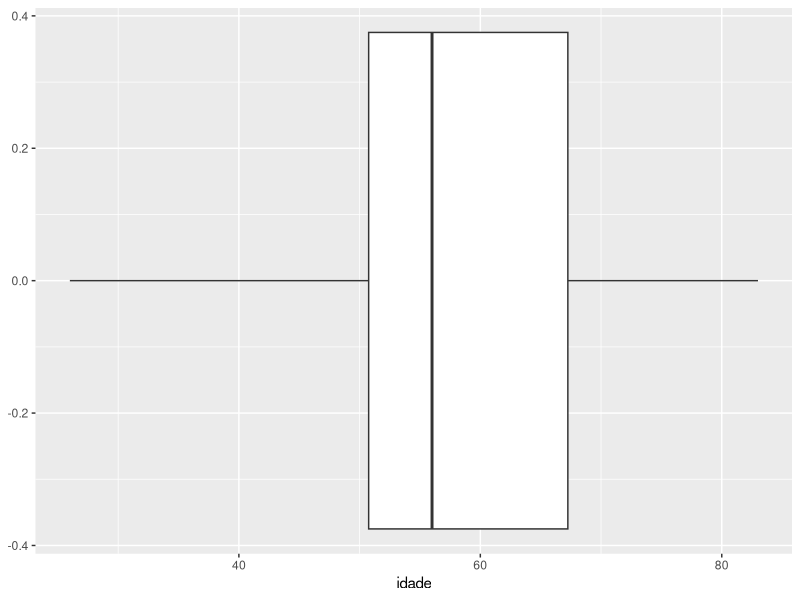
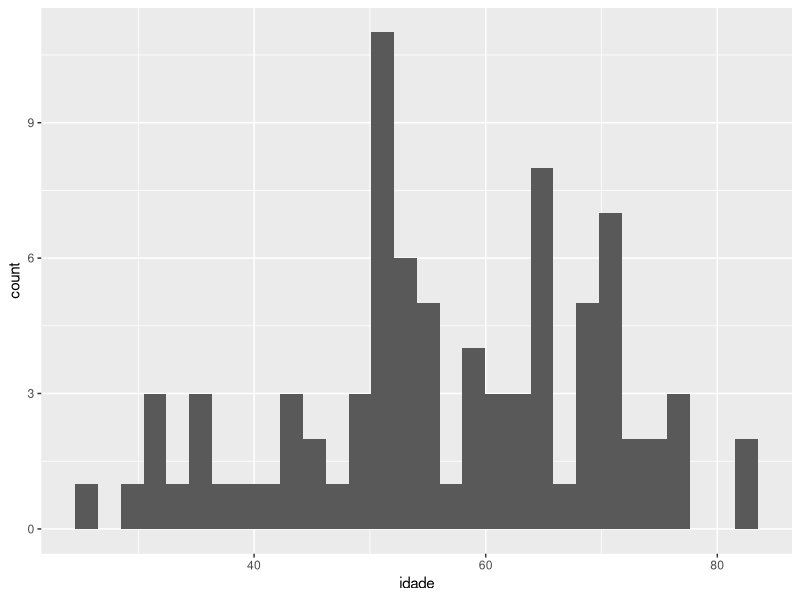
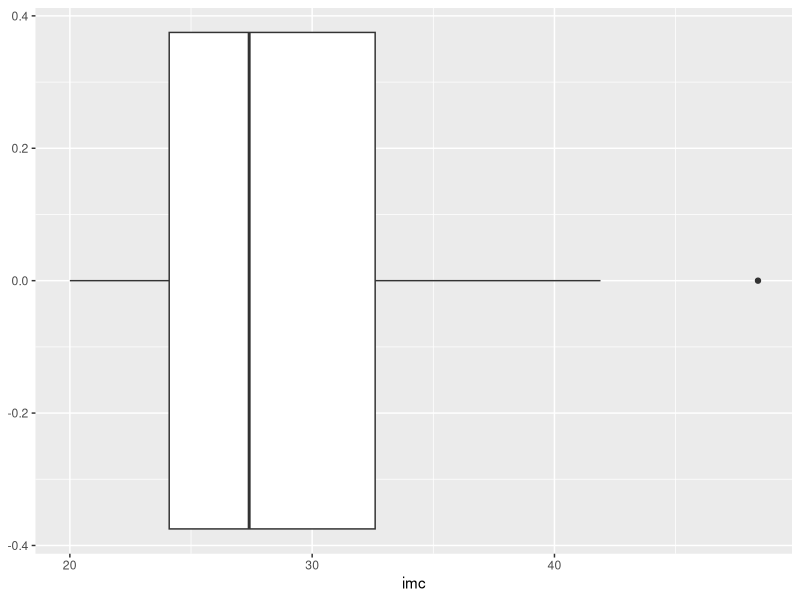
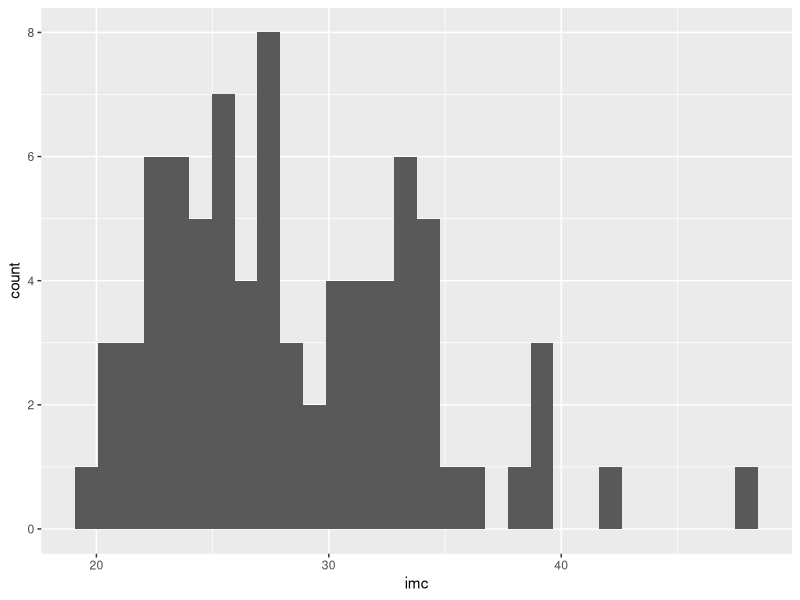
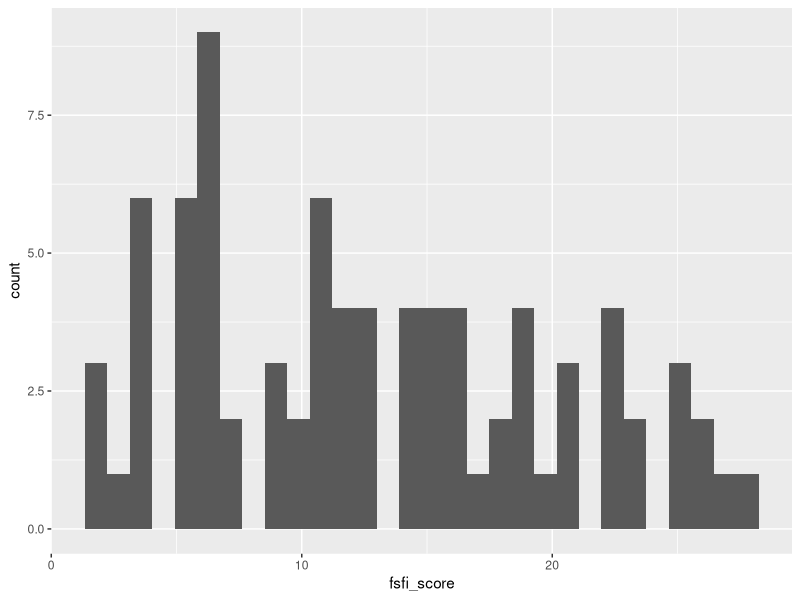
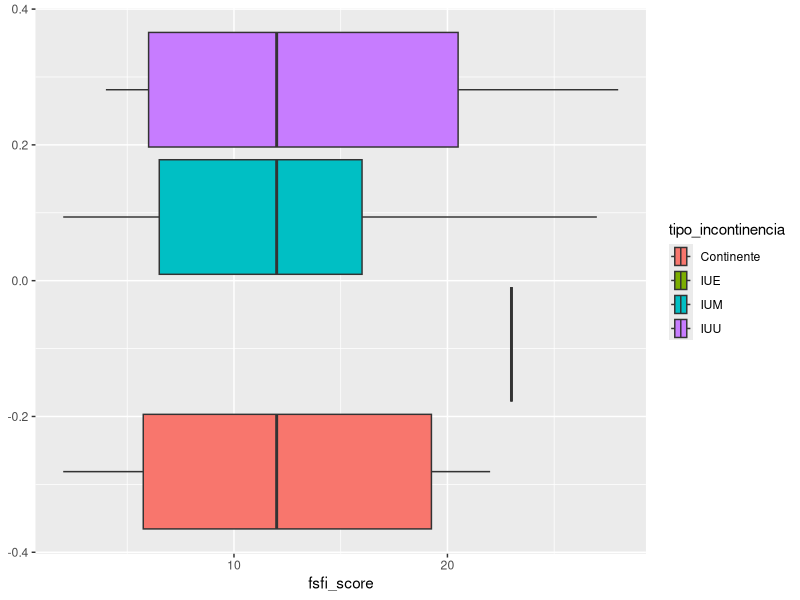
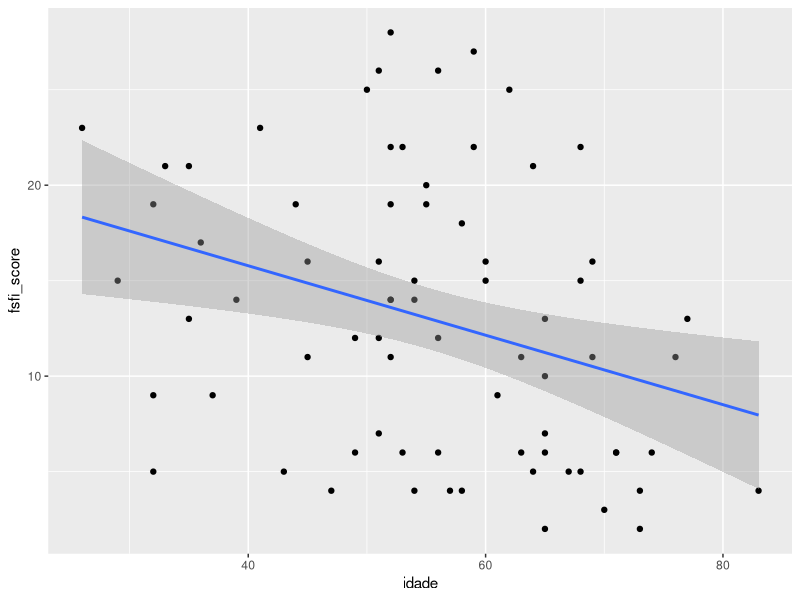
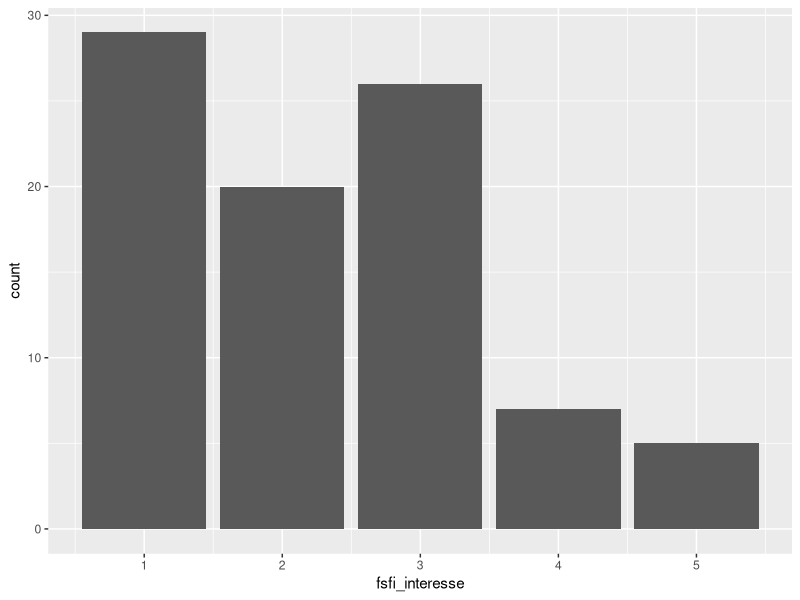

R code for these plots, in order:
library(tidyverse)



df <-
  readr::read_delim('OImpactoDaIncontinnc_DATA_2024-04-03_1724.csv',
                    delim = '|')

names(df)
str(df)


# Definir variável desfecho para cada trabalho ----------------------------



df_uerj <- df |>
  filter(
    redcap_data_access_group  == 'uerj' #filtrar somente UERJ
      ) |>
  mutate(imc = round(peso / ((altura / 100) ^ 2), digits = 1),
         iciq_3 = as.numeric(iciq_3)) |>
  select(
    record_id,
    idade,
    imc,
    civil,
    tabagismo,
    atividade_fisica,
    atividade_semanal,
    escolaridade,
    etnia,
    starts_with('comorbi'),
    parto_normal,
    parto_cesaria,
    antidepressivo,
    reposicao_th,
    tempo_abstinencia_sexual,
    atrapalha_relacao,
    incontinencia_relacao___1,
    incontinencia_relacao___2,
    escala_incomodo,
    starts_with('fsfi'),
    starts_with('iciq'),-ends_with('complete'),
    -ends_with('timestamp'),
    -data_consulta
  ) |>
  rowwise() |>
  mutate(
    iciq_score = sum(c_across(iciq_1:iciq_3)),
    fsfi_score = sum(c_across(fsfi_interesse:fsfi_dor)),
    IUU = if_else(
      iciq_4___2 == 1 |
        iciq_4___3 == 1 |
        iciq_4___4 == 1 |
        iciq_4___6 == 1 | iciq_4___7 == 1 | iciq_4___8 == 1,
      '1',
      '0'
    ),
    IUE = if_else(iciq_4___2 == 1 | iciq_4___5 == 1,
                  '1', '0'),
    tipo_incontinencia = case_when(
      iciq_4___1 == 1 | is.na(iciq_score) ~ 'Continente',
      IUU == 0 & IUE == 0 ~ 'Continente',
      IUU == 1 & IUE == 1 ~ 'IUM',
      IUU == 1 & IUE == 0 ~ 'IUU',
      IUU == 0 & IUE == 1 ~ 'IUE'
    )
  )


# Análise Univariada ------------------------------------------------------

df_uerj |>
  ggplot(aes(idade)) +
  geom_boxplot()


mean(df_uerj$idade, na.rm = T)
median(df_uerj$idade, na.rm = T)


df_uerj |>
  # filter(idade < 75) |>
  ggplot(aes(idade)) +
  geom_histogram()


df_uerj |>
  ggplot(aes(imc))+
  geom_boxplot()

df_uerj |>
  ggplot(aes(imc))+
  geom_histogram()


## Parece haver dois grupos (clusters) diferentes
df_uerj |>
  ggplot(aes(fsfi_score))+
  geom_histogram()


df_uerj |>
  ggplot(aes(fsfi_score, fill = tipo_incontinencia))+
  geom_boxplot()

df_uerj |>
  ggplot(aes(idade, fsfi_score))+
  geom_point()+
  geom_smooth(method = 'lm')

funcao_sex <- function(x){
  df_uerj |>
    ggplot(aes({{x}}))+
    geom_bar()
}


funcao_sex(fsfi_interesse)
funcao_sex(fsfi_excitacao) # Algumas mulheres responderam diferente
# devem ter confundido excitação fora da atividade sexual

funcao_sex(fsfi_lubrificacao) # lubrificação tb
funcao_sex(fsfi_orgasmo)
funcao_sex(fsfi_satisfacao)
funcao_sex(fsfi_dor)

